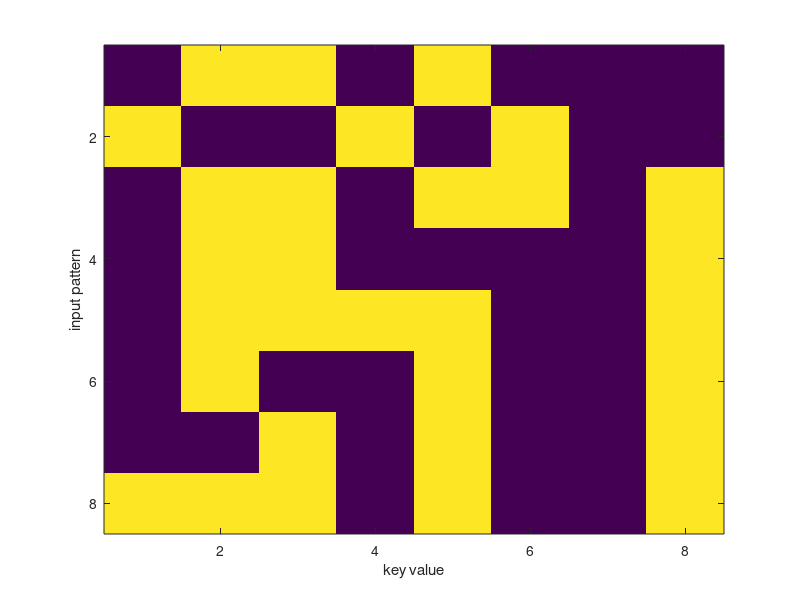

This chart was generated by the following MATLAB code: (Note: this script raises an error after producing the figure.)
% enter the number of key bits / input bits (must be the same)
bitsize = 3;

% enter the hamming distance used, in the thesis referred to as 'h'
HD = 1;

% enter secret key used in decimal
secret_dec = 6;

% conversion of the key to binary
secret_bin = dec2bin(secret_dec,bitsize);

% define all possible input values in decimal and binary
IN_dec = [0:1:(2^bitsize)-1]';
IN_bin = dec2bin(IN_dec,bitsize);

% define all possible input key in decimal and binary
KEY_dec = [0:1:(2^bitsize)-1];
KEY_bin = dec2bin(KEY_dec,bitsize)';

% f(i,j) indicates wether the output for input i and key j is corrupted (1) or
% not (0)
f = zeros(2^bitsize, 2^bitsize);

% first set all lines of protected input patterns to 1
for i=1:1:2^bitsize
    if sum(abs(KEY_bin(:,i)-secret_bin')) == HD
        f(i,:)=1; % set entire line to 1
    end
end

for i=1:1:2^bitsize
    for j = 1:1:2^bitsize
        if sum(abs(KEY_bin(:,j)-KEY_bin(:,i))) == HD
            if f(j,i) == 0
                f(j,i) = 1; % if input pattern is not protected the RU will introduce an additional error
            else
                f(j,i)=0; % if input pattern is protected the RU will correct the error
            end
        end
    end
end

% plot a visuliazation of f
imagesc(f);
xlabel("key value");
ylabel("input pattern");

% calculate some metrics
num_protected = sum(f(1,:)==1)

num_erroneous_outputs = sum(f(:)==1)

expectancy_value_output_err = num_erroneous_outputs /(2^2^bitsize)

% check if output is corrupted or not for specific input-key pair
input = '01111011';
key = '000101101';
output_corrupted = f(bin2dec(input)+1,bin2dec(key)+1)
